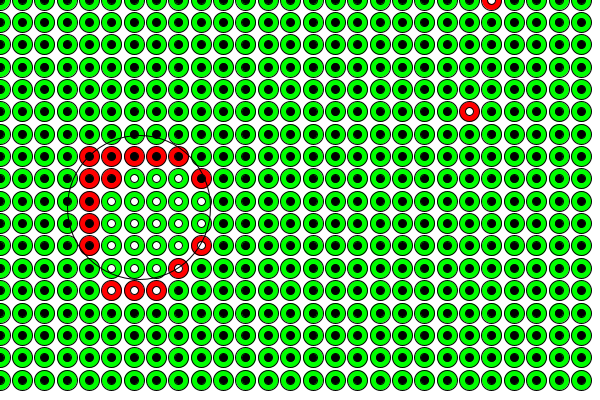
Frame 1 (no input)
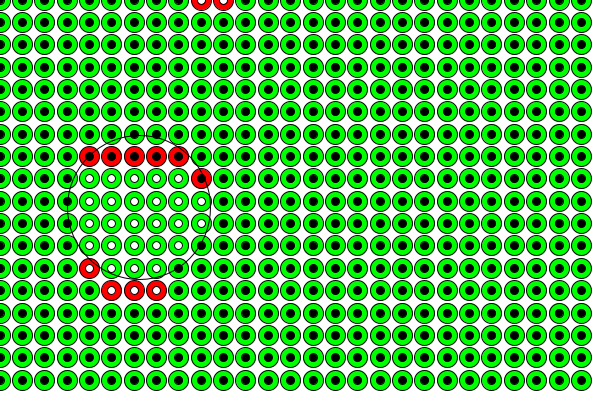
Frame 60 (the mouse pressed at the canvas centre just before this capture)
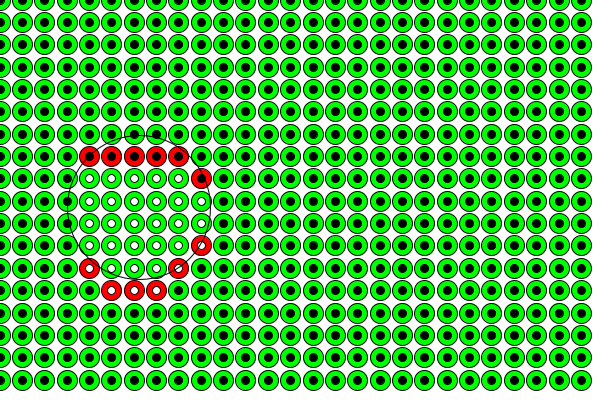
Frame 120 (the mouse held since frame 60 and released just before this capture)

The Processing sketch that drew these frames (run headless with seeded random() and noise(); from frame 60 on, the mouse is pressed at the canvas centre):

// Processing sketch: neural_network
// ── neural_network.pde
/*
  •Add feed forward
 •Add backpropagation
 */

import java.util.Arrays;

NeuralNetwork n;
Point trainingPt;

ArrayList<Point> points = new ArrayList<Point>();

void setup() {
  size(600, 400);

  n = new NeuralNetwork("Katherine");

  n.addLayer(4, 10);
  n.addLayer(10, 4);
  n.addLayer(4, 1);
  n.setActivation("posOrNeg");



  float s = random(100, 180);
  trainingPt = new Point(new PVector(random(-width/2+s/2, width/2-s/2), random(-height/2+s/2, height/2-s/2)), s);

  float numPoints = 500;
  for (float i = -width/2; i <= width/2; i += sqrt(numPoints)) {
    for (float j = -height/2; j <= height/2; j += sqrt(numPoints)) {
      points.add(new Point(new PVector(i, j), 20));
    }
  }
}

boolean needsTraining = true;

void draw() {
  background(255);
  translate(width/2, height/2);


  for (Point p : points) {
    float[] inputs = {p.pos.x, p.pos.y, trainingPt.pos.x, trainingPt.pos.y};
    float[] targets = returnTarg(p);
    float[] guess = n.guess(inputs);

    if (needsTraining) {
      float[] error = n.train(inputs, targets);
      float error1 = error[0];

      if (error1 == 0) {
        fill(0, 255, 0);
      } else {
        fill(255, 0, 0);
      }
      p.show();

      if (guess[0] == 1) {
        fill(255);
      } else {
        fill(0);
      }

      ellipse(p.pos.x, p.pos.y, p.s*0.4, p.s*0.4);
      //println(error1);
    } else {
      

      if (guess[0] == 1) {
        fill(255);
      } else {
        fill(0);
      }

      ellipse(p.pos.x, p.pos.y, p.s*0.4, p.s*0.4);
    }



    //println(n.guess(inputs)[0]);
  }

  noFill();
  trainingPt.show();
  //trainingPt.pos = new PVector(mouseX-width/2, mouseY-height/2);
}

void keyPressed() {
  if (key == 't') {
    if (needsTraining) {
      needsTraining = false;
    } else {
      needsTraining = true;
    }
  }

  if (key == 'r') {
    points.clear();
    setup();
  }
}

float[] returnTarg(Point p) {
  float output1;

  if (dist(p.pos.x, p.pos.y, trainingPt.pos.x, trainingPt.pos.y) <= trainingPt.s/2) {
    output1 = 1;
  } else {
    output1 = -1;
  }

  float[] target = {output1};
  return target;
}

// ── Layer.pde
public class Layer {
  int numNodes, axions;
  public ArrayList<Perceptron> layer = new ArrayList<Perceptron>();
  
  public Layer(int numNodes, int axions){
    //number of nodes equals number of inputs
    this.numNodes = numNodes;
    this.axions = axions;
    
    this.init();
  }
  
  void init(){
    for(int i = 0; i < this.numNodes; i++){
      this.layer.add(new Perceptron(this.axions));
    }
  }
  
  float train(float error){
    float totalWeight = 0;
    
    for(int i = 0; i < this.layer.size(); i++){
      
    }
    
    return error;
  }
  
  float[] guess(float[] inputs){
    float[] guesses = new float[this.layer.size()];
    
    for(int i = 0; i < this.layer.size(); i++){
      guesses[i] = this.layer.get(i).guess(inputs);
    }
    
    return guesses;
  }
  
  void setActivation(String type){
    for(int i = 0; i < this.layer.size(); i++){
      this.layer.get(i).activationType = type;
    }
  }
}

// ── Matrix.pde
public class Matrix {
  public float[][] data;
  int rows, columns;

  public Matrix(int rows, int columns) {
    data = new float[rows][columns];

    this.rows = rows;
    this.columns = columns;

    for (int i = 0; i < this.rows; i++) {
      for (int j = 0; j < this.columns; j++) {
        data[i][j] = 0;
      }
    }
  }

  public void randomize(float min, float max) {
    for (int i = 0; i < this.rows; i++) {
      for (int j = 0; j < this.columns; j++) {
        data[i][j] = round(random(min, max));
      }
    }
  }

  public Matrix mult(float val) {
    Matrix temp = new Matrix(this.rows, this.columns);
    temp.setData(this.data);
    
    for (int i = 0; i < this.rows; i++) {
      for (int j = 0; j < this.columns; j++) {
        temp.data[i][j] *= val;
      }
    }
    
    return temp;
  }

  public Matrix mult(Matrix m2) {
    Matrix temp = new Matrix(this.rows, this.columns);
    temp.setData(this.data);
    
    for (int i = 0; i < m2.columns; i++) {
      for (int j = 0; j < m2.rows; j++) {
        temp.data[i][j] *= m2.data[i][j];
      }
    }
    
    return temp;
  }

  public Matrix add(float val) {
    Matrix temp = new Matrix(this.rows, this.columns);
    temp.setData(this.data);
    
    for (int i = 0; i < this.rows; i++) {
      for (int j = 0; j < this.columns; j++) {
        temp.data[i][j] += val;
      }
    }
    
    return temp;
  }

  public Matrix add(Matrix m2) {
    Matrix temp = new Matrix(this.rows, this.columns);
    temp.setData(this.data);
    
    for (int i = 0; i < this.rows; i++) {
      for (int j = 0; j < this.columns; j++) {
        temp.data[i][j] += m2.data[i][j];
      }
    }
    
    return temp;
  }
  public Matrix dot(Matrix m2) {
    Matrix temp = new Matrix(this.rows, m2.columns);

    for (int i = 0; i < temp.rows; i++) {
      for (int j = 0; j < temp.columns; j++) {
        float indexVal = 0;

        for (int k = 0; k < this.columns; k++) {
          indexVal += this.data[i][k]*m2.data[k][j];
        }

        temp.data[i][j] = indexVal;
      }
    }

    return temp;
  }

  public Matrix transpose() {
    Matrix temp = new Matrix(this.columns, this.rows);

    for (int i = 0; i < this.rows; i++) {
      for (int j = 0; j < this.columns; j++) {
        temp.data[j][i] = this.data[i][j];
      }
    }

    return temp;
  }

  public void setData(float[][] d) {
    if (d.length == this.rows && d[0].length == this.columns) {
      this.data = d;
    } else {
      println("Error: rows and columns size not equal");
    }
  }
  
  public void print() {
    Matrix m = this;
    for (int i = 0; i < m.rows; i++) {
      String msg = "";

      for (int j = 0; j < m.columns; j++) {
        msg += m.data[i][j];
        msg += " ";
      }
      println(msg);
    }
  }
}

// ── NeuralNetwork.pde
public class NeuralNetwork {
  public ArrayList<Layer> layers = new ArrayList<Layer>();
  public String name;

  public NeuralNetwork(String name) {
    this.name = name;
    String startMsg = "Neural Network %s has been initialized!";

    println(String.format(startMsg, this.name));
  }

  public void addLayer(int axions, int numNodes) {
    //adds layer. The order matters
    if (layers.size() != 0) {
      if (axions == layers.get(layers.size()-1).layer.size()) {
        layers.add(new Layer(numNodes, axions));
      } else {
        println("Error: New layers need the same number of axions as the number of nodes in the previous layer.");
      }
    } else {
      layers.add(new Layer(numNodes, axions));
    }
  }

  public float[] guess(float[] inputs) {
    float[] latest = inputs;

    for (int i = 0; i < layers.size(); i++) {
      latest = layers.get(i).guess(latest);
    }

    return latest;
  }

  public void setActivation(String type) {
    for (Layer l : this.layers) {
      l.setActivation(type);
    }
  }



  public float[] train(float[] inputs, float[] target) {
    float[] guesses = this.guess(inputs);

    float[] error = new float[target.length];


    if (target.length == guesses.length) {
      for (int i = 0; i < guesses.length; i++) {
        error[i] = target[i] - guesses[i];
      }
    } else {
      println("Error: The number of targets must match the number of output nodes in the output layer");
    }

    float[][] errorStorage = new float[15][50];

    for (int i = this.layers.size()-1; i >= 0; i--) {
      //errorStorage = new float[this.layers.size()][];

      for (int j = 0; j < this.layers.get(i).layer.size(); j++) {
        //errorStorage[this.layers.size()-1-i] = new float[this.layers.get(i).layer.size()];

        errorStorage[this.layers.size()-1-i][j] = 0;
      }
    }

    for (int i = this.layers.size()-1; i >= 0; i--) {

      for (int j = 0; j < this.layers.get(i).layer.size(); j++) {
        Perceptron p = this.layers.get(i).layer.get(j);
        float[] perceptronErrors;

        if (i == this.layers.size()-1) {
          errorStorage[i][j] = error[j];
          perceptronErrors = p.assignError(inputs, error[j]);
        } else {
          perceptronErrors = p.assignError(inputs, errorStorage[i][j]);
        }

        for (int k = 0; k < perceptronErrors.length; k++) {
          if (i >= 1) {
            errorStorage[i-1][k] += perceptronErrors[k];
          }
        }
      }
    }

    float[] latest = inputs;
    for (int i = 0; i < this.layers.size(); i++) {


      for (int j = 0; j < this.layers.get(i).layer.size(); j++) {
        Perceptron p = this.layers.get(i).layer.get(j);

        p.train(latest, errorStorage[i][j], "NN");
        
      }
      latest = layers.get(i).guess(latest);
    }


    return error;
  }
}

// ── Perceptron.pde
public class Perceptron {
  ArrayList<Float> weights = new ArrayList<Float>();
  float learningrate = 0.01;
  int bias = 1;
  String activationType;

  //constructor
  public Perceptron(float numInputs) {
    for (int i = 0; i < numInputs; i++) {
      weights.add(random(-1, 1));
    }
    this.activationType = "posOrNeg";

    //adds the weight for the bias at the end of the list
    weights.add(random(-1, 1));
  }

  float guess(float[] inputs) {
    float sum = 0;

    for (int i = 0; i < weights.size(); i++) {

      if (i < weights.size()-1) {
        sum += inputs[i]*weights.get(i);
      } else {
        //adds the weight for the bias to the sum
        sum += weights.get(weights.size()-1);
      }
    }

    float output = activate(sum);

    return output;
  }

  //activation function
  float activate(float n) {
    float output = 0;

    if (this.activationType == "sigmoid") {
      output = 1/(1+pow(exp(1), -n));
    } else if (this.activationType == "posOrNeg") {
      if (n > 0) {
        output = 1;
      } else { 
        output = -1;
      }
    } else if (this.activationType == "discreet") {
      if (n >= 0) {
        output = 1;
      } else {
        output = 0;
      }
    }

    return output;
  }

  float[] assignError(float[] inputs, float error) {
    //this.train(inputs, error, "NN");

    float[] outputs = new float[weights.size()];
    float totalWeight = 0;

    for (int i = 0; i < weights.size(); i++) {
      totalWeight += weights.get(i);
    }
    for (int i = 0; i < weights.size(); i++) {
      outputs[i] = weights.get(i)/totalWeight*error;
    }

    return outputs;
  }


  float train(float[] inputs, float target, String use) {
    if (use == "NN") {
      float error = target;

      for (int i = 0; i < weights.size(); i++) {
        if (i < weights.size()-1) {
          weights.set(i, weights.get(i) + error*inputs[i]*learningrate);
        } else {
          weights.set(i, weights.get(i) + error*learningrate);
        }
      }

      return error;
    } else {
      float guess = guess(inputs);
      float error = target - guess;

      for (int i = 0; i < weights.size(); i++) {

        if (i < weights.size()-1) {
          weights.set(i, weights.get(i) + error*inputs[i]*learningrate);
        } else {
          weights.set(i, weights.get(i) + error*learningrate);
        }
      }

      return error;
    }
  }
}

// ── Point.pde
public class Point{
  public PVector pos;
  
  public float s = 20;
  
  
  public Point(PVector position, float size){
    this.pos = position;
    this.s = size;
    
  }
  
  void show(){
    ellipse(this.pos.x, this.pos.y, this.s, this.s);
  }
  
}
